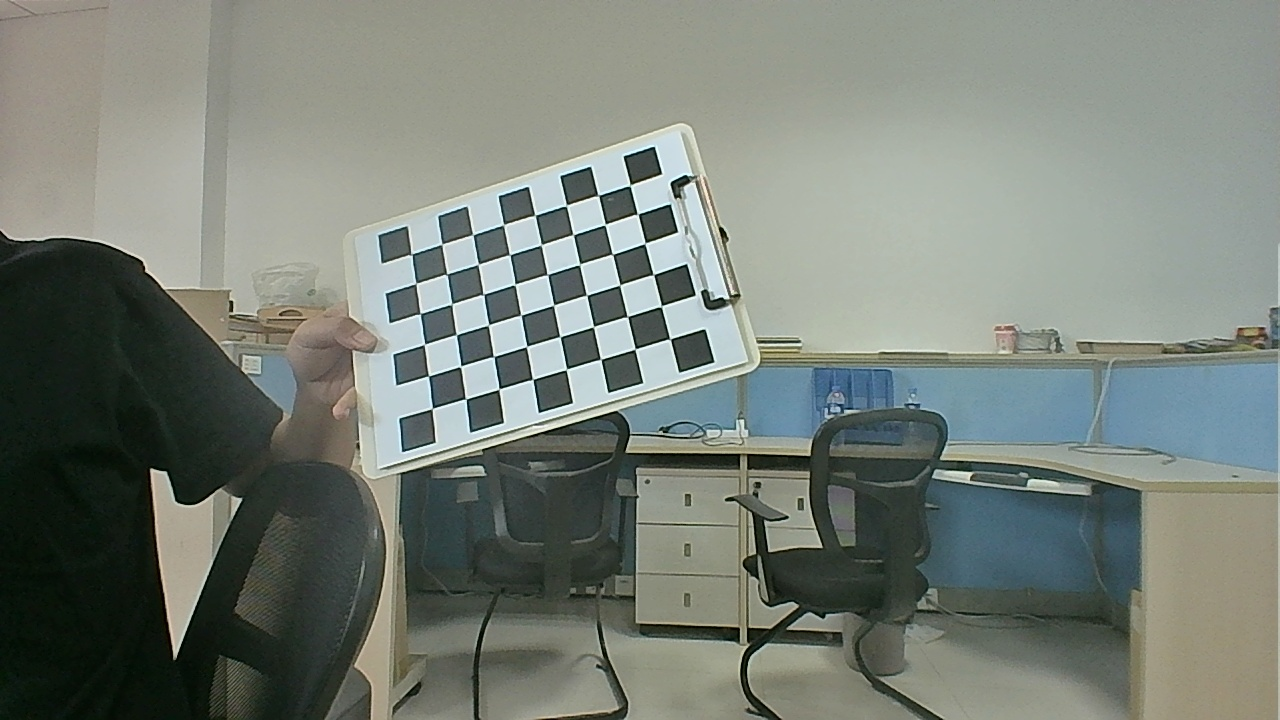
#> input picture images/test/left/left1.jpg, 1280 x 720 px
$ python test1.py
#> lines starting #> are read from the running program, lines starting #| are printed output that depends on the picture; after the words box and inside, x2 and y2 are one past the last pixel; in counts of white or black regions, pixels touching at a corner belong together
#!/usr/bin/env python

'''
Simple example of stereo image matching and point cloud generation.

Resulting .ply file cam be easily viewed using MeshLab ( http://meshlab.sourceforge.net/ )
'''

# Python 2/3 compatibility
from __future__ import print_function

import numpy as np
import cv2 as cv

ply_header = '''ply
format ascii 1.0
element vertex %(vert_num)d
property float x
property float y
property float z
property uchar red
property uchar green
property uchar blue
end_header
'''

def write_ply(fn, verts, colors):
    verts = verts.reshape(-1, 3)
    colors = colors.reshape(-1, 3)
    verts = np.hstack([verts, colors])
    with open(fn, 'wb') as f:
        f.write((ply_header % dict(vert_num=len(verts))).encode('utf-8'))
        np.savetxt(f, verts, fmt='%f %f %f %d %d %d ')


def main():
    print('loading images...')
    imgL = cv.imread('../images/test/left/left1.jpg')  # downscale images for faster processing
#> imgL is the input picture: shape (720, 1280, 3); mean B, G, R 119, 127.3, 120
    imgR = cv.imread('../images/test/right/right1.jpg')
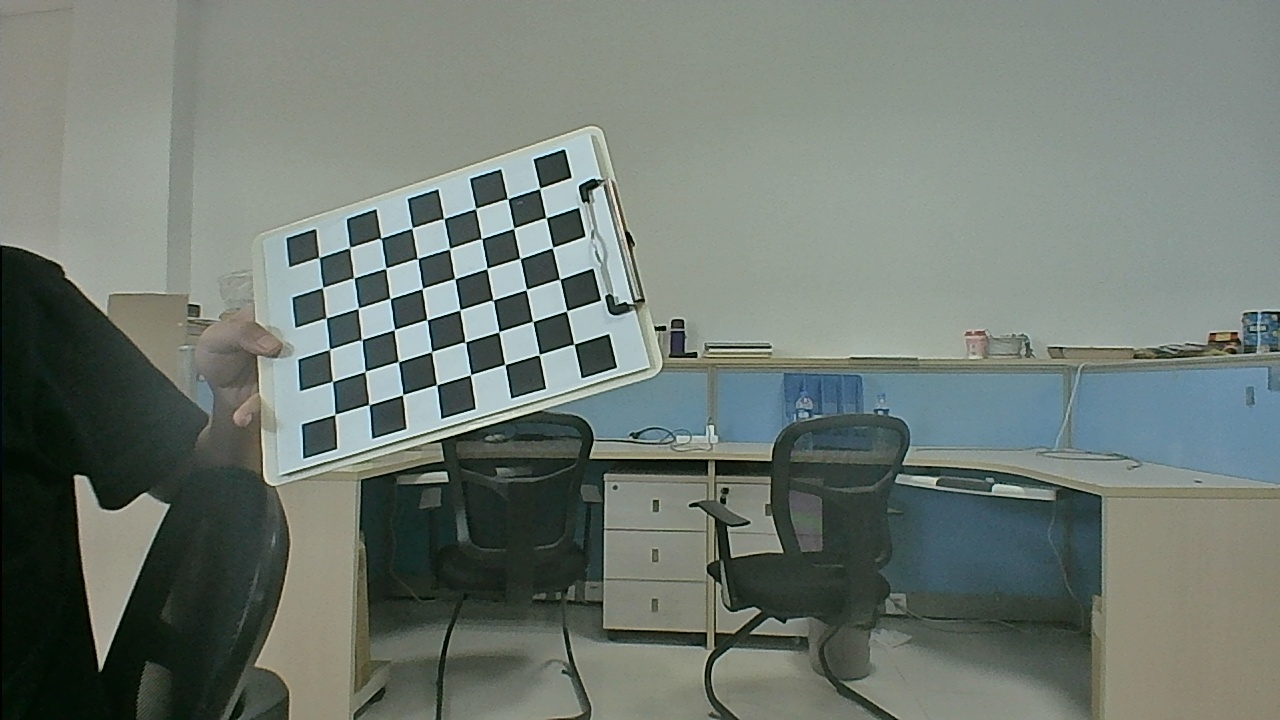
#> input picture images/test/right/right1.jpg, 1280 x 720 px
#> imgR is the input picture: shape (720, 1280, 3); mean B, G, R 114.2, 121.5, 112

    # disparity range is tuned for 'aloe' image pair
    window_size = 3
    min_disp = 16
    num_disp = 112-min_disp
    stereo = cv.StereoSGBM_create(minDisparity = min_disp,
        numDisparities = num_disp,
        blockSize = 16,
        P1 = 8*3*window_size**2,
        P2 = 32*3*window_size**2,
        disp12MaxDiff = 1,
        uniquenessRatio = 10,
        speckleWindowSize = 100,
        speckleRange = 32
    )

    print('computing disparity...')
    disp = stereo.compute(imgL, imgR).astype(np.float32) / 16.0

    cv.namedWindow('left')
    def callbackFunc(e, x, y, f, p):
        if e == cv.EVENT_LBUTTONDOWN:
            print(points[y][x])

    cv.setMouseCallback("left", callbackFunc, None)

    print('generating 3d point cloud...',)
    h, w = imgL.shape[:2]
#> h = 720; w = 1280
    f = 0.8*w                          # guess for focal length
#> f = 1024
    Q = np.float32([[1, 0, 0, -0.5*w],
                    [0,-1, 0,  0.5*h], # turn points 180 deg around x-axis,
                    [0, 0, 0,     -f], # so that y-axis looks up
                    [0, 0, 1,      0]])
    points = cv.reprojectImageTo3D(disp, Q)
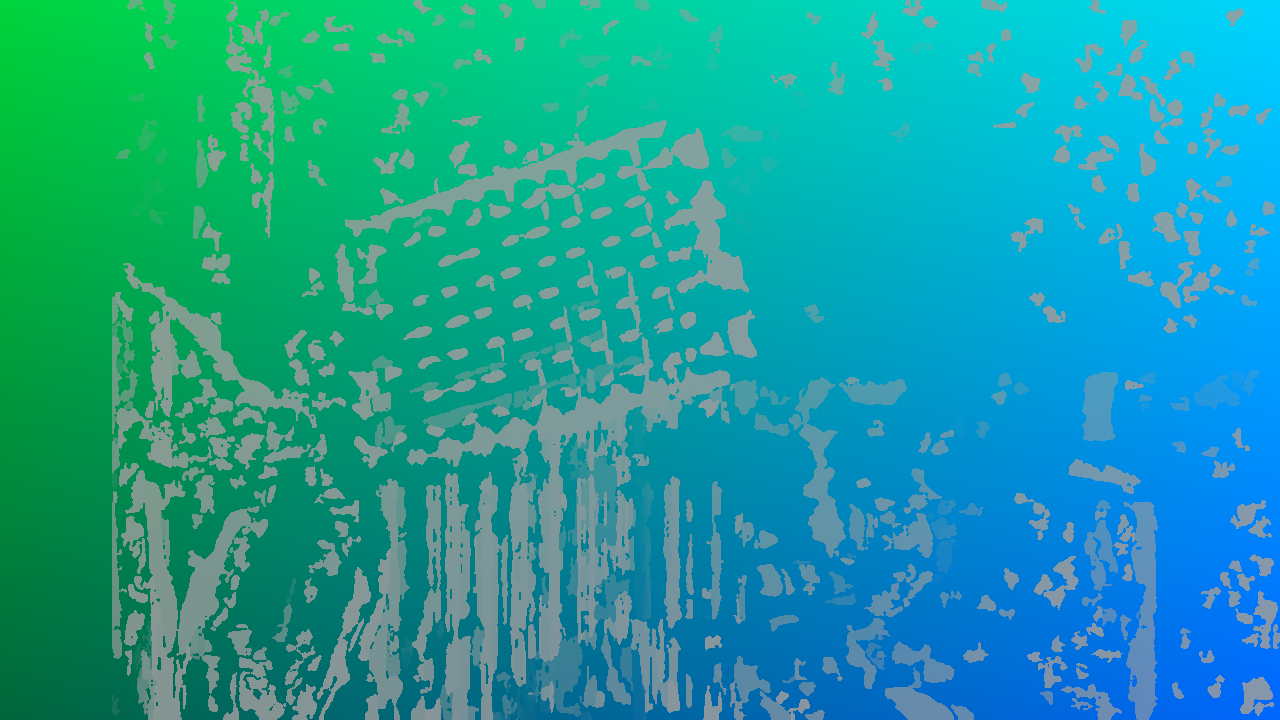
#> points: shape (720, 1280, 3) float32; mean of channels 0, 1, 2 0.5, 0.9, -57; drawn with min black and max white
    colors = cv.cvtColor(imgL, cv.COLOR_BGR2RGB)
    mask = disp > disp.min()
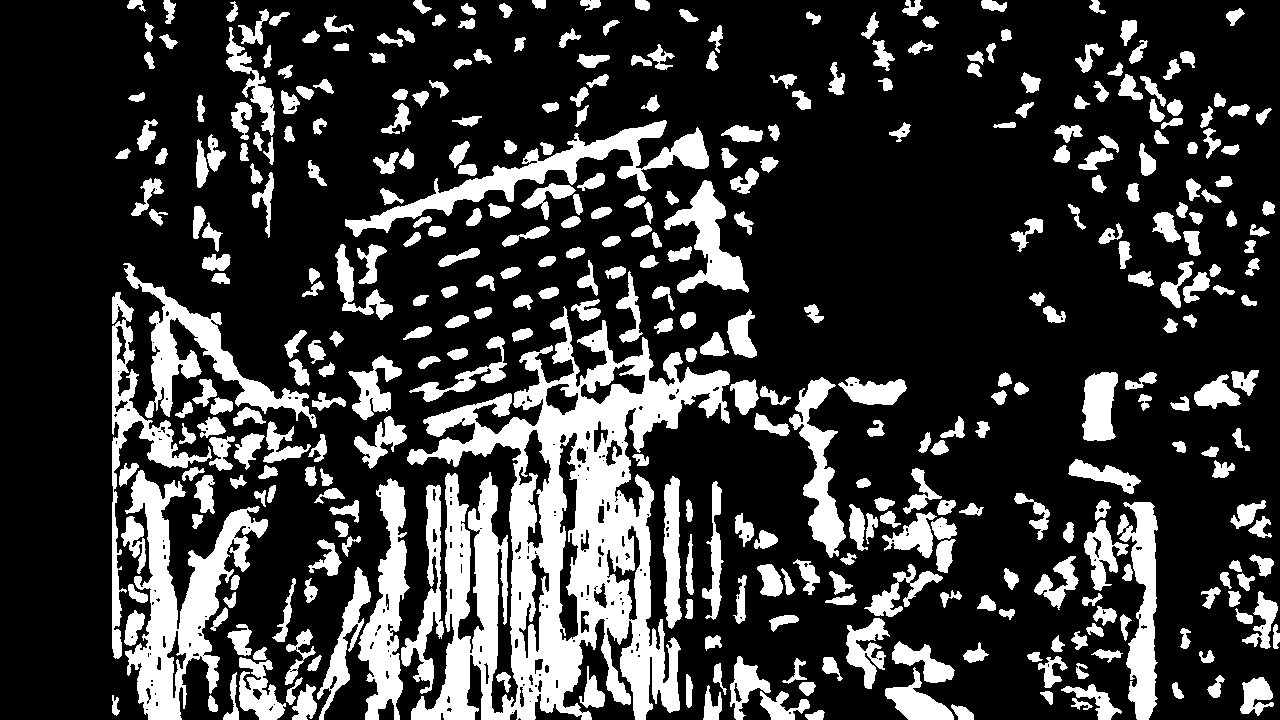
#> mask: shape (720, 1280) bool; 23% white; 378 white regions, largest, box (x1, y1, x2, y2) and area: (407, 306, 730, 720) 53999, (125, 470, 268, 720) 12597, (345, 120, 709, 237) 7668
    out_points = points[mask]
    out_colors = colors[mask]
    out_fn = 'out.ply'
    write_ply(out_fn, out_points, out_colors)
    print('%s saved' % out_fn)

    cv.imshow('left', imgL)
    cv.imshow('disparity', (disp-min_disp)/num_disp)
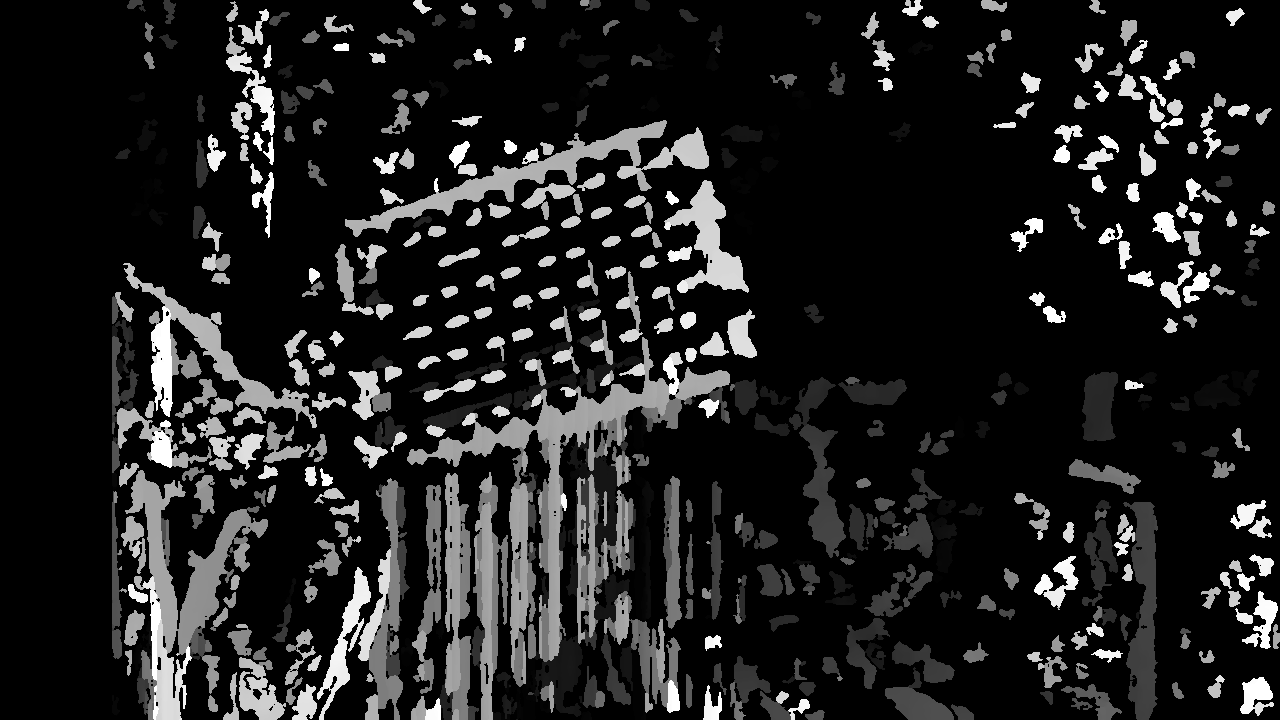
#> window 'disparity': shape (720, 1280) float32; min -0.0104, max 0.99, mean 0.113; drawn with min black and max white
    cv.waitKey()

    print('Done')


if __name__ == '__main__':
    print(__doc__)
    main()
    cv.destroyAllWindows()
